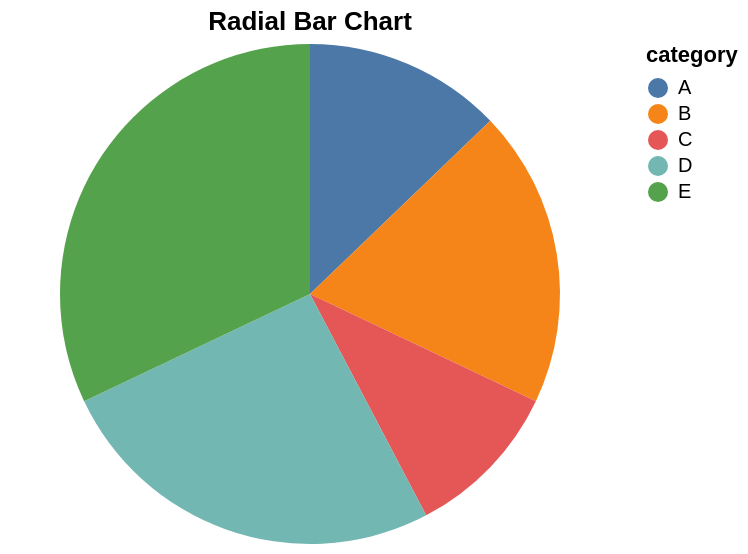

Describe this chart as a Vega-Lite specification.
### Vega-Lite specification from a JSON file in a GitHub repository (floating-point values rounded to 4 significant figures)
{"$schema": "https://vega.github.io/schema/vega-lite/v5.20.1.json", "config": {"view": {"continuousHeight": 300, "continuousWidth": 300}}, "data": {"name": "data-da9a454df0df8e8c843a0e21b04bad6c"}, "datasets": {"data-da9a454df0df8e8c843a0e21b04bad6c": [{"category": "A", "month": "Jan", "sales": 3, "value": 10}, {"category": "B", "month": "Feb", "sales": 7, "value": 15}, {"category": "C", "month": "Mar", "sales": 5, "value": 8}, {"category": "D", "month": "Apr", "sales": 10, "value": 20}, {"category": "E", "month": "May", "sales": 8, "value": 25}]}, "encoding": {"color": {"field": "category", "type": "nominal"}, "theta": {"field": "value", "stack": true, "type": "quantitative"}}, "height": 250, "mark": {"type": "arc"}, "title": "Radial Bar Chart", "width": "container"}
